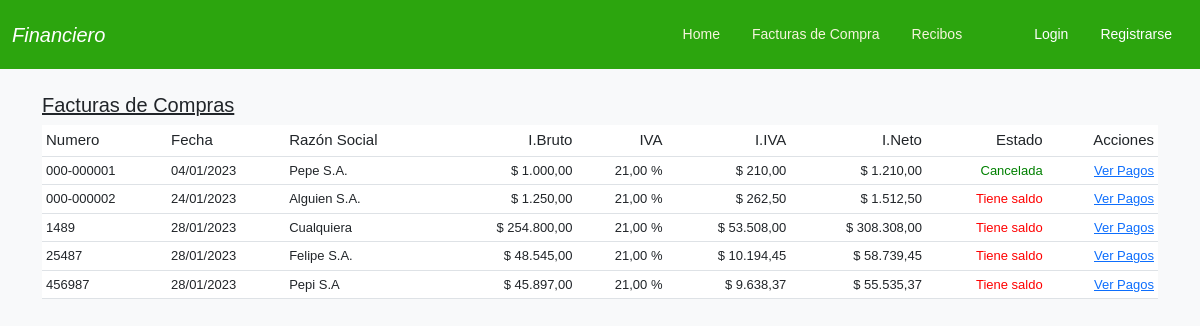
The page /facturas/ on the database as committed earlier.
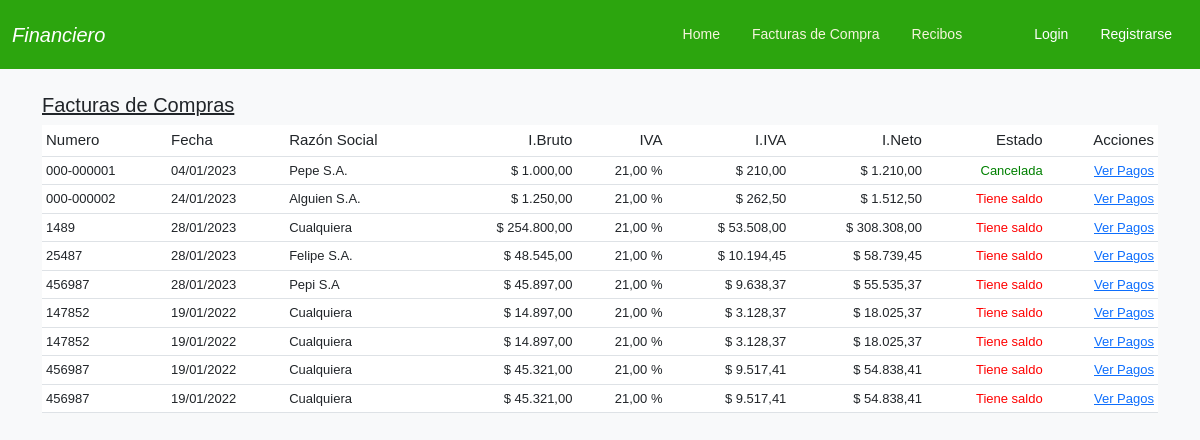
The same page on the database as committed later.
### comprobantes/models.py (models this page shows, shortened)
class Factura(models.Model):
    numero = models.CharField(max_length=15)
    fecha = models.DateField()
    razon_social = models.CharField(max_length=50)
    importe = models.DecimalField(max_digits=10, decimal_places=2)
    iva = models.DecimalField(max_digits=4, decimal_places=2, default=21.0, verbose_name='% IVA')
    estado = models.BooleanField(default=False, verbose_name='Pagada')
    created = models.DateField(auto_now_add=True)
    updated = models.DateField(auto_now=True)
    @property
    def importe_iva(self):
        return self.importe * (self.iva/100)
    @property
    def importe_total(self):
        return self.importe + (self.importe * self.iva/100)

### comprobantes/views.py (the view)
# urls.py: path('facturas/', FacturaView.as_view(), name='facturas'),
class FacturaView(View):
    def get(self, request, *args, **kwargs):
        facturas = Factura.objects.all()
        return render(request, 'comprobantes/facturas.html', {'facturas':facturas })

### comprobantes/templates/comprobantes/facturas.html (shortened to what this page needs)
{% extends 'comprobantes/base.html' %}
{% block content %}
<div class="container">
    <br>
    {% if facturas %}
    <table class="table table-sm table-hover">
        <h3 style="font-size: 20px;text-decoration: underline;">Facturas de Compras</h3>
        <thead style="background-color: bisque;">
            <th style="font-weight: 500;font-size:15px;">Numero</th>
            <th style="font-weight: 500;font-size:15px;">Fecha</th>
            <th style="font-weight: 500;font-size:15px;">Razón Social</th>
            <th style="font-weight: 500;font-size:15px;text-align: end;">I.Bruto</th>
            <th style="font-weight: 500;font-size:15px;text-align: end;">IVA</th>
            <th style="font-weight: 500;font-size:15px;text-align: end;">I.IVA</th>
            <th style="font-weight: 500;font-size:15px;text-align: end;">I.Neto</th>
            <th style="font-weight: 500;font-size:15px;text-align: end;">Estado</th>
            <th style="font-weight: 500;font-size:15px;text-align: end;">Acciones</th>
        </thead>
        <tbody>
            {% for factura in facturas %}
            <td style="font-size:13px;">{{ factura.numero }}</td>
            <td style="font-size:13px;">{{ factura.fecha|date:'d/m/Y'}}</td>
            <td style="font-size:13px;">{{ factura.razon_social }}</td>
            <td style="font-size:13px;text-align: end;">$ {{ factura.importe|floatformat:"2g"}}</td>
            <td style="font-size:13px;text-align: end;">{{ factura.iva|floatformat:"2g"}} %</td>
            <td style="font-size:13px;text-align: end;">$ {{ factura.importe_iva|floatformat:"2g"}}</td>
            <td style="font-size:13px;text-align: end;">$ {{ factura.importe_total|floatformat:"2g"}}</td>
            <td style="font-size:13px;text-align: end;">{% if factura.estado == True %}<span style="color: green;">Cancelada</span>{% else %}<span style="color: red;">Tiene saldo</span>{% endif %}</td>
            <td style="font-size:13px;text-align: end;">
                <a style="font-size:13px;" href="{% url 'recibos-factura' factura.id %}">Ver Pagos</a>
            </td>
       </tbody>
            {% endfor %}
    </table>
    </div>
    {% else %}
     <center><p style="color: brown; font-size: 18px;">No hay facturas ingresadas</p></center>
    {% endif %}
{% endblock %}

### comprobantes/templates/comprobantes/base.html (shortened to what this page needs)
<!doctype html>
{% load static %}
<html lang="es">
  <head>
    <link href="https://cdn.jsdelivr.net/npm/bootstrap@5.3.0-alpha1/dist/css/bootstrap.min.css" rel="stylesheet">
    <link rel="stylesheet" href="https://cdn.jsdelivr.net/npm/bootstrap-icons@1.10.3/font/bootstrap-icons.css">
    <link rel="stylesheet" href="{% static 'css/estilos.css' %}">
  </head>
  <body>
    <nav class="navbar navbar-expand-lg" style="background-color: rgb(44, 165, 14);">
        <div class="container-fluid">
          <a class="navbar-brand" style="color: white; margin-right: 20px;" href="">Financiero</a>
          <div class="collapse navbar-collapse" id="navbarNav">
            <ul class="navbar nav ms-auto mb-2 mb-lg-0">
              <li class="nav-item">
                <a class="nav-link active" aria-current="page" style="color:beige" href="{% url 'home' %}">Home</a>
              </li>
              <li class="nav-item dropdown">
                <a class="nav-link" style="color:beige" href="" role="button" data-bs-toggle="dropdown" aria-expanded="false">
                  Facturas de Compra
                </a>
              </li>
              <li class="nav-item">
                <a class="nav-link" style="color:beige" href="{% url 'recibos' %}">Recibos</a>
              </li>
              {% if request.user.is_authenticated %}
              <li class="">
                <a style="color:white; margin-left: 40px; font-size: 14px; text-decoration: none;">Hola {{ user.username }}</a>
              </li>
              <li class="nav-item">
                <a class="nav-link" style="color:white;" href={% url 'logout' %}>Cerrar Sesión</a>
              </li>
              {% else %}
                <li class="nav-item">
                  <a class="nav-link" style="color:white;; margin-left: 40px;" href={% url 'login' %}>Login</a>
                </li>
                <li class="nav-item">
                  <a class="nav-link" style="color:white;" href={% url 'register' %}>Registrarse</a>
                </li>
            {% endif %}
            </ul>
          </div>
        </div>
      </nav>
      {% block content %}
      {% endblock %}
  </body>
</html>

### usuarios/static/css/estilos.css (style rules this page uses)
body { font-family: Arial, Helvetica, sans-serif; background-color: rgb(248, 249, 250); }
li.nav-item { font-size: 14px; }
.nav-link { text-align: center; }
.navbar-brand { font-size: 20px; color: blue; font-style: italic; }

### comprobantes/templates/comprobantes/base.html (style rules this page uses)
body { font-family: Arial, Helvetica, sans-serif; }

Rows that differ between the two databases and show on the page:
added Factura: numero "147852", fecha "19/01/2022", razon_social "Cualquiera", importe "14.897,00", iva "21,00", importe_iva "3.128,37", importe_total "18.025,37", estado "Tiene saldo"
added Factura: numero "147852", fecha "19/01/2022", razon_social "Cualquiera", importe "14.897,00", iva "21,00", importe_iva "3.128,37", importe_total "18.025,37", estado "Tiene saldo"
added Factura: numero "456987", fecha "19/01/2022", razon_social "Cualquiera", importe "45.321,00", iva "21,00", importe_iva "9.517,41", importe_total "54.838,41", estado "Tiene saldo"
added Factura: numero "456987", fecha "19/01/2022", razon_social "Cualquiera", importe "45.321,00", iva "21,00", importe_iva "9.517,41", importe_total "54.838,41", estado "Tiene saldo"
